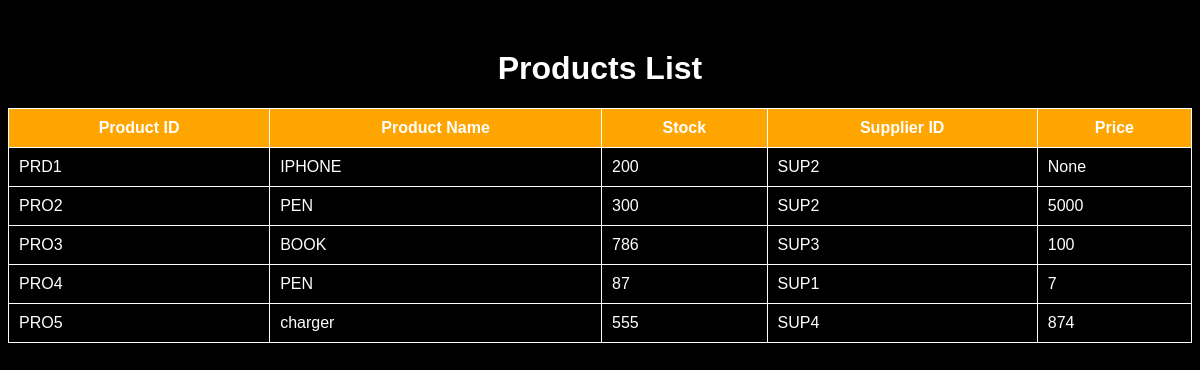
Before: /show-products with the older database file.
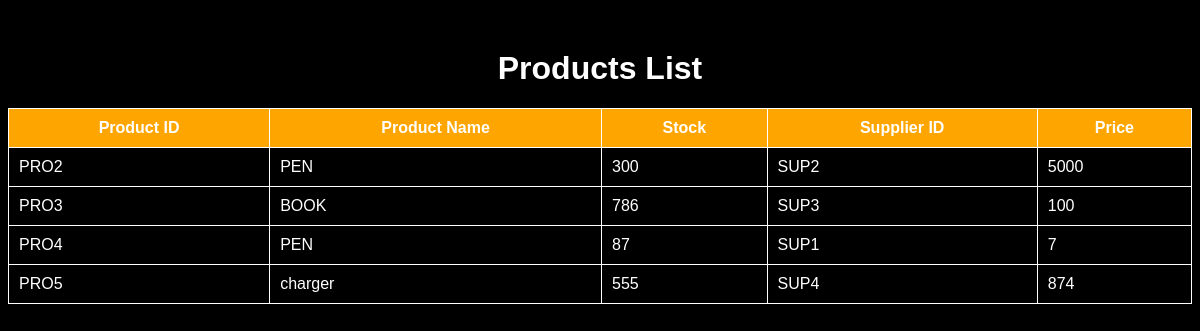
After: the same page with the newer database file.
### tables this page shows
CREATE TABLE PRODUCT(PRODUCT_ID VARCHAR(30),PRODUCT_NAME VARCHAR(40),STOCK INT,SUPPLIER_ID VARCHAR(30), PRICE INT);

### app.py (the view)
@app.route("/show-products")
def product_show():
    conn = sqlite3.connect('ims.db')
    cn=conn.cursor()
    cn.execute('select * from product')
    data=[]
    for i in cn.fetchall():
        product={}
        product['product_id'] = i[0]
        product['product_name'] = i[1]
        product['stock'] = i[2]
        product['supplier_id'] = i[3]
        product['Price'] = i[4]
        data.append(product)
    print(data)
    return render_template('show-product.html',data = data)

### templates/show-product.html (shortened to what this page needs)
<!DOCTYPE html>
<html>
<head>
</head>
<body>
  <div class="container fade-in">
    <h1 class="title">Products List</h1>
    <table>
      <thead>
        <tr>
          <th>Product ID</th>
          <th>Product Name</th>
          <th>Stock</th>
          <th>Supplier ID</th>
          <th>Price</th>
        </tr>
      </thead>
      <tbody>
        {% for product in data %}
        <tr>
          <td>{{ product.product_id }}</td>
          <td>{{ product.product_name }}</td>
          <td>{{ product.stock }}</td>
          <td>{{ product.supplier_id }}</td>
          <td>{{ product.Price }}</td>
        </tr>
        {% endfor %}
      </tbody>
    </table>
  </div>
</body>
</html>

Changed rows visible on the page:
removed PRODUCT: product_id "PRD1", product_name "IPHONE", stock "200", supplier_id "SUP2", Price "None"
